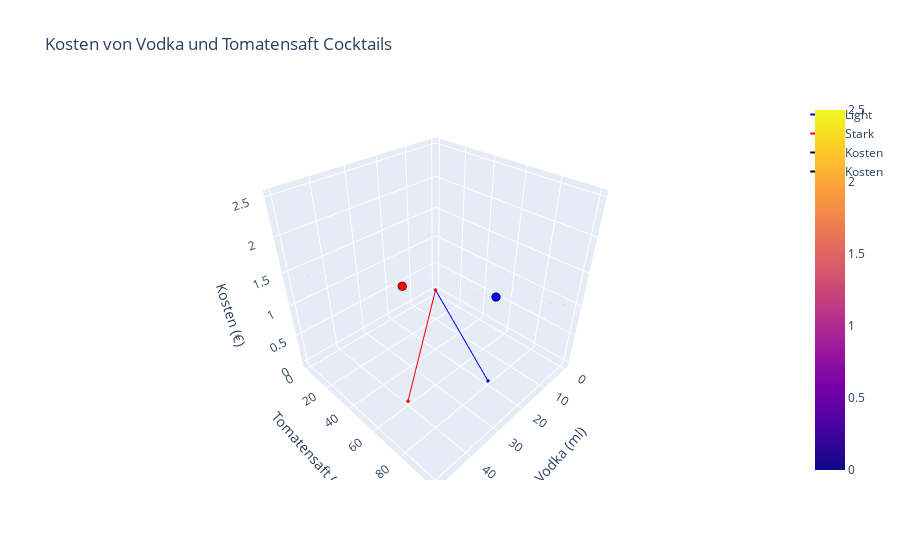

Notebook code cell kept with this figure:
### Markdown cell above
## Graphische Darstellung

Wie sehen die Zusammenfassungen graphisch aus? Bisher haben wir die zwei Rezepte in einem zweidimensionalen Raum (Vodka-Tomatensaft in ml) dargestellt. Um die Zusammenfassungen graphisch darzustellen, brauchen wir eine dritte Dimension.

Wir starten mit den Gesamtkosten und berechnen diese für eine grosse Anzahl von Vodka und Tomatensaft Kombinationen. Dann tragen wir die Kosten in einem 3D Diagramm auf. Das Ergebnis ist eine Fläche, die die Kosten für alle Kombinationen von Vodka und Tomatensaft zeigt.

### Code cell
#| label: fig-cocktail-kosten
#| fig-cap: "Die Kosten von Vodka und Tomatensaft Cocktails."
#| code-fold: true

fig2 = go.Figure()

vodka = np.linspace(0, 50, 100)
tomatensaft = np.linspace(0, 100, 100)

X = np.meshgrid(vodka, tomatensaft)
Z = 0.03 * X[0] + 0.01 * X[1]

fig2.add_trace(go.Surface(x=X[0], y=X[1], z=Z, opacity=0.3, name='Kosten'))
fig2.add_trace(
    go.Scatter3d(
        x=[0, bm_light[0], 0], y=[0, bm_light[1], 0], z=[0, 0, 0], mode='lines+markers',
        name='Light', line=dict(color='blue', width=2),
        marker=dict(size=1, color='blue', symbol='circle', line=dict(color='blue', width=2))
    )
)
fig2.add_trace(
    go.Scatter3d(
        x=[0, bm_stark[0], 0], y=[0, bm_stark[1], 0], z=[0, 0, 0], mode='lines+markers',
        name='Stark', line=dict(color='red', width=2),
        marker=dict(size=1, color='red', symbol='circle', line=dict(color='red', width=2))
    )
)

fig2.add_trace(
    go.Scatter3d(
        x=[bm_light[0], 0], y=[bm_light[1], 0], z=[1.4], mode='lines+markers',
        name='Kosten', line=dict(color='black', width=2),
        marker=dict(size=3, color='blue', symbol='circle', line=dict(color='black', width=2))
    )
)

fig2.add_trace(
    go.Scatter3d(
        x=[bm_stark[0], 0], y=[bm_stark[1], 0], z=[1.8], mode='lines+markers',
        name='Kosten', line=dict(color='black', width=2),
        marker=dict(size=3, color='red', symbol='circle', line=dict(color='black', width=2))
    )
)

fig2.update_layout(
    title="Kosten von Vodka und Tomatensaft Cocktails",
    scene=dict(
        xaxis_title="Vodka (ml)",
        yaxis_title="Tomatensaft (ml)",
        zaxis_title="Kosten (€)",
    ),
    legend=dict(
        orientation="h",  # Horizontal legend
        yanchor="bottom",  # Align the bottom of the legend
        y=1,             # Position above the plot (1.0 is the top of the plot)
        xanchor="center",  # Center the legend horizontally
        x=0.5              # Center position
    )
)
fig2.show()

### Figure 1 — Plotly figure (JSON) as saved in the notebook; plotly's stock layout.template omitted (floating-point values rounded to 4 significant figures; data arrays with more than 128 entries replaced by an {"elided": "..."} marker saying what was removed)
{"data": [{"name": "Kosten", "opacity": 0.3, "type": "surface", "x": {"elided": "100x100 float values"}, "y": {"elided": "100x100 float values"}, "z": {"elided": "100x100 float values"}}, {"line": {"color": "blue", "width": 2}, "marker": {"color": "blue", "line": {"color": "blue", "width": 2}, "size": 1, "symbol": "circle"}, "mode": "lines+markers", "name": "Light", "type": "scatter3d", "x": [0, 20, 0], "y": [0, 80, 0], "z": [0, 0, 0]}, {"line": {"color": "red", "width": 2}, "marker": {"color": "red", "line": {"color": "red", "width": 2}, "size": 1, "symbol": "circle"}, "mode": "lines+markers", "name": "Stark", "type": "scatter3d", "x": [0, 40, 0], "y": [0, 60, 0], "z": [0, 0, 0]}, {"line": {"color": "black", "width": 2}, "marker": {"color": "blue", "line": {"color": "black", "width": 2}, "size": 3, "symbol": "circle"}, "mode": "lines+markers", "name": "Kosten", "type": "scatter3d", "x": [20, 0], "y": [80, 0], "z": [1.4]}, {"line": {"color": "black", "width": 2}, "marker": {"color": "red", "line": {"color": "black", "width": 2}, "size": 3, "symbol": "circle"}, "mode": "lines+markers", "name": "Kosten", "type": "scatter3d", "x": [40, 0], "y": [60, 0], "z": [1.8]}], "layout": {"scene": {"xaxis": {"title": {"text": "Vodka (ml)"}}, "yaxis": {"title": {"text": "Tomatensaft (ml)"}}, "zaxis": {"title": {"text": "Kosten (€)"}}}, "title": {"text": "Kosten von Vodka und Tomatensaft Cocktails"}}}
